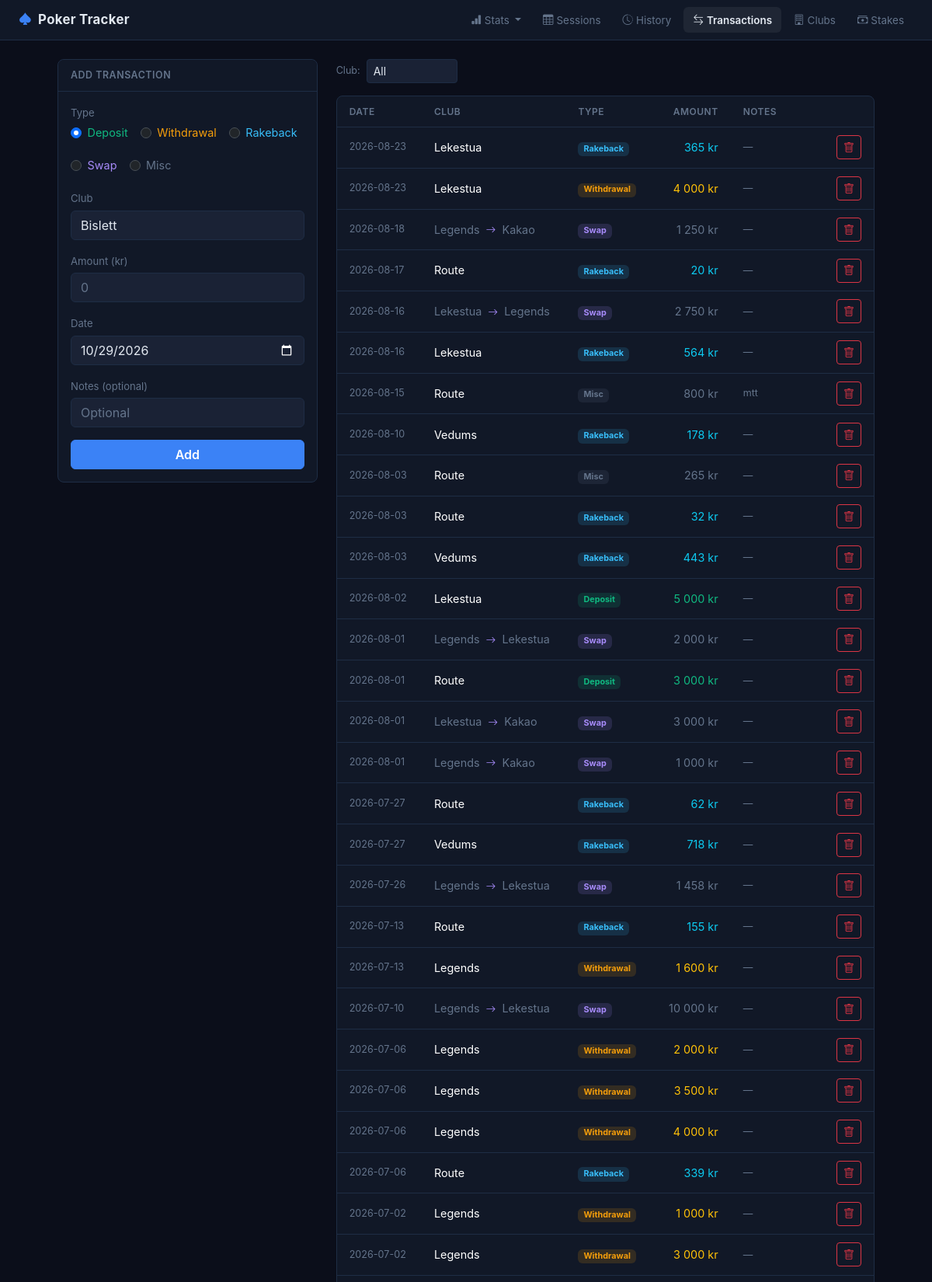
Page /transactions (upper part) on the committed database.
### tables this page shows
CREATE TABLE "transactions" (
                    id INTEGER PRIMARY KEY AUTOINCREMENT,
                    club_id INTEGER NOT NULL REFERENCES clubs(id),
                    to_club_id INTEGER REFERENCES clubs(id),
                    type TEXT NOT NULL CHECK(type IN ('deposit', 'withdrawal', 'rakeback', 'swap', 'misc')),
                    amount REAL NOT NULL,
                    date TEXT NOT NULL,
                    notes TEXT,
                    created_at TEXT DEFAULT (datetime('now'))
                );

CREATE TABLE clubs (
            id INTEGER PRIMARY KEY AUTOINCREMENT,
            name TEXT NOT NULL UNIQUE,
            notes TEXT,
            created_at TEXT DEFAULT (datetime('now'))
        );

### app.py (the view, shortened to what this page needs)
@app.route("/transactions", methods=["GET", "POST"])
def transactions():
    club_id = request.args.get("club_id", type=int)
    db = get_db()
    clubs = db.execute("SELECT * FROM clubs ORDER BY name").fetchall()
    where_parts, params = [], []
    if club_id:
        where_parts.append("(t.club_id = ? OR t.to_club_id = ?)")
        params.extend([club_id, club_id])
    where = ("WHERE " + " AND ".join(where_parts)) if where_parts else ""
    txns = db.execute(f"""
        SELECT t.*, c.name as club_name, tc.name as to_club_name
        FROM transactions t
        JOIN clubs c ON t.club_id = c.id
        LEFT JOIN clubs tc ON t.to_club_id = tc.id
        {where}
        ORDER BY t.date DESC, t.id DESC
    """, params).fetchall()
    today = datetime.now().strftime("%Y-%m-%d")
    return render_template("transactions.html",
        transactions=txns, clubs=clubs,
        selected_club_id=club_id, today=today)

### app.py (called while the page is built)
@app.template_filter("nok")
def nok_filter(value):
    if value is None:
        return "0 kr"
    v = float(value)
    formatted = f"{abs(v):,.0f}".replace(",", " ")
    return f"{'-' if v < 0 else ''}{formatted} kr"

### database.py (called while the page is built)
def get_db():
    if "db" not in g:
        g.db = sqlite3.connect(str(DB_PATH))
        g.db.row_factory = sqlite3.Row
        g.db.execute("PRAGMA foreign_keys = ON")
    return g.db

### templates/transactions.html (shortened to what this page needs)
{% extends "base.html" %}
{% block content %}
<div class="row g-4">
    <div class="col-md-4">
        <div class="card">
            <div class="card-header">Add Transaction</div>
            <div class="card-body">
                <form method="post" id="txnForm">
                    <div class="mb-3">
                        <label class="form-label">Type</label>
                        <div class="d-flex gap-3 flex-wrap">
                            <div class="form-check">
                                <input class="form-check-input" type="radio" name="type" value="deposit" id="typeDeposit" checked>
                                <label class="form-check-label" for="typeDeposit" style="color:#10b981">Deposit</label>
                            </div>
                            <div class="form-check">
                                <input class="form-check-input" type="radio" name="type" value="withdrawal" id="typeWithdrawal">
                                <label class="form-check-label" for="typeWithdrawal" style="color:#f59e0b">Withdrawal</label>
                            </div>
                            <div class="form-check">
                                <input class="form-check-input" type="radio" name="type" value="rakeback" id="typeRakeback">
                                <label class="form-check-label" for="typeRakeback" style="color:#38bdf8">Rakeback</label>
                            </div>
                            <div class="form-check">
                                <input class="form-check-input" type="radio" name="type" value="swap" id="typeSwap">
                                <label class="form-check-label" for="typeSwap" style="color:#a78bfa">Swap</label>
                            </div>
                            <div class="form-check">
                                <input class="form-check-input" type="radio" name="type" value="misc" id="typeMisc">
                                <label class="form-check-label" for="typeMisc" style="color:#64748b">Misc</label>
                            </div>
                        </div>
                    </div>
                    <div class="mb-3">
                        <label class="form-label" id="fromClubLabel">Club</label>
                        <select name="club_id" class="form-select" required {% if not clubs %}disabled{% endif %}>
                            {% for c in clubs %}
                                <option value="{{ c.id }}" {% if selected_club_id == c.id %}selected{% endif %}>{{ c.name }}</option>
                            {% endfor %}
                        </select>
                    </div>
                    <div class="mb-3">
                        <label class="form-label">Amount (kr)</label>
                        <input type="number" name="amount" id="amountInput" class="form-control" min="0" step="1" required placeholder="0">
                    </div>
                    <div class="mb-3">
                        <label class="form-label">Date</label>
                        <input type="date" name="date" class="form-control" value="{{ today }}" required>
                    </div>
                    <div class="mb-3">
                        <label class="form-label">Notes <span class="text-muted">(optional)</span></label>
                        <input type="text" name="notes" class="form-control" placeholder="Optional">
                    </div>
                    <button type="submit" class="btn btn-success w-100" {% if not clubs %}disabled{% endif %}>Add</button>
                </form>
            </div>
        </div>
    </div>
    <div class="col-md-8">
        <div class="d-flex align-items-center gap-3 mb-3">
            <form class="d-flex align-items-center gap-2" method="get">
                <span class="small text-muted">Club:</span>
                <select name="club_id" class="form-select form-select-sm w-auto" onchange="this.form.submit()">
                    <option value="">All</option>
                </select>
            </form>
        </div>
        {% if transactions %}
        <div class="card">
            <div class="table-responsive">
                <table class="table table-hover mb-0">
                    <thead>
                        <tr>
                            <th>Date</th>
                            <th>Club</th>
                            <th>Type</th>
                            <th class="text-end">Amount</th>
                            <th>Notes</th>
                            <th class="text-end"></th>
                        </tr>
                    </thead>
                    <tbody>
                        {% for t in transactions %}
                        <tr>
                            <td class="text-muted small" style="white-space:nowrap">{{ t['date'] }}</td>
                            <td>
                                {% if t['type'] == 'swap' %}
                                    <span class="text-muted">{{ t['club_name'] }}</span>
                                    <i class="bi bi-arrow-right mx-1" style="color:#a78bfa;font-size:0.8rem"></i>
                                    <span class="text-muted">{{ t['to_club_name'] or '?' }}</span>
                                {% else %}
                                    {{ t['club_name'] }}
                                {% endif %}
                            </td>
                            <td style="white-space:nowrap">
                                {% if t['type'] == 'deposit' %}
                                    <span class="badge" style="background:rgba(16,185,129,0.15);color:#10b981">Deposit</span>
                                {% elif t['type'] == 'withdrawal' %}
                                    <span class="badge" style="background:rgba(245,158,11,0.15);color:#f59e0b">Withdrawal</span>
                                {% elif t['type'] == 'rakeback' %}
                                    <span class="badge" style="background:rgba(56,189,248,0.15);color:#38bdf8">Rakeback</span>
                                {% elif t['type'] == 'swap' %}
                                    <span class="badge" style="background:rgba(167,139,250,0.15);color:#a78bfa">Swap</span>
                                {% else %}
                                    <span class="badge" style="background:rgba(100,116,139,0.15);color:#64748b">Misc</span>
                                {% endif %}
                            </td>
                            <td class="text-end" style="white-space:nowrap">
                                {% if t['type'] == 'deposit' %}
                                    <span class="text-success">{{ t['amount'] | nok }}</span>
                                {% elif t['type'] == 'withdrawal' %}
                                    <span class="text-warning">{{ t['amount'] | nok }}</span>
                                {% elif t['type'] == 'rakeback' %}
                                    <span class="text-info">{{ t['amount'] | nok }}</span>
                                {% elif t['type'] == 'swap' %}
                                    <span class="text-muted">{{ t['amount'] | nok }}</span>
                                {% else %}
                                    <span class="text-muted">{{ t['amount'] | nok }}</span>
                                {% endif %}
                            </td>
                            <td class="text-muted small">{{ t['notes'] or '—' }}</td>
                            <td class="text-end">
                                <form method="post" action="/transactions/{{ t['id'] }}/delete" class="d-inline"
                                      onsubmit="return confirm('Delete this entry?')">
                                    <button type="submit" class="btn btn-sm btn-outline-danger">
                                        <i class="bi bi-trash"></i>
                                    </button>
                                </form>
                            </td>
                        </tr>
                        {% endfor %}
                    </tbody>
                </table>
            </div>
        </div>
        {% else %}
        <div class="text-center text-muted py-5">No transactions found.</div>
        {% endif %}
    </div>
</div>
{% endblock %}

### static/style.css (style rules this page uses)
body { background: #0b0e1a; font-size: 0.9rem; color: #e2e8f0; font-family: 'Inter', -apple-system, sans-serif; }
.card { background: #111827; border-color: #1e2d45; border-radius: 8px; }
.card-header { background: #111827; border-bottom: 1px solid #1e2d45; font-weight: 600; font-size: 0.78rem; letter-spacing: 0.5px; text-transform: uppercase; color: #64748b; padding: 0.65rem 1rem; border-radius: 8px 8px 0 0 !important; }
.table { --bs-table-bg: transparent; --bs-table-hover-bg: rgba(255,255,255,0.03); --bs-table-border-color: #1e2d45; color: #e2e8f0; }
.table thead th { font-size: 0.75rem; text-transform: uppercase; letter-spacing: 0.5px; color: #64748b; border-bottom: 1px solid #1e2d45; padding: 0.65rem 1rem; font-weight: 600; }
.table td { padding: 0.65rem 1rem; border-color: #1e2d45; vertical-align: middle; }
.form-control, .form-select { background: #1a2235; border-color: #1e2d45; color: #e2e8f0; }
.form-control::placeholder { color: #64748b; }
.form-label { font-size: 0.82rem; color: #64748b; margin-bottom: 0.3rem; }
.btn-success { background: #3b82f6; border-color: #3b82f6; color: #fff; font-weight: 600; }
.text-success { color: #10b981 !important; }
.text-muted { color: #64748b !important; }

### rows in the picture
transactions: date "2026-08-23", club_name "Lekestua", type "Rakeback", amount|nok "365 kr", notes "—"
transactions: date "2026-08-23", club_name "Lekestua", type "Withdrawal", amount|nok "4 000 kr", notes "—"
transactions: date "2026-08-18", club_name "Legends", name "Kakao", type "Swap", amount|nok "1 250 kr", notes "—"
transactions: date "2026-08-17", club_name "Route", type "Rakeback", amount|nok "20 kr", notes "—"
transactions: date "2026-08-16", club_name "Lekestua", name "Legends", type "Swap", amount|nok "2 750 kr", notes "—"
transactions: date "2026-08-16", club_name "Lekestua", type "Rakeback", amount|nok "564 kr", notes "—"
transactions: date "2026-08-15", club_name "Route", type "Misc", amount|nok "800 kr", notes "mtt"
transactions: date "2026-08-10", club_name "Vedums", type "Rakeback", amount|nok "178 kr", notes "—"
transactions: date "2026-08-03", club_name "Route", type "Misc", amount|nok "265 kr", notes "—"
transactions: date "2026-08-03", club_name "Route", type "Rakeback", amount|nok "32 kr", notes "—"
transactions: date "2026-08-03", club_name "Vedums", type "Rakeback", amount|nok "443 kr", notes "—"
transactions: date "2026-08-02", club_name "Lekestua", type "Deposit", amount|nok "5 000 kr", notes "—"
transactions: date "2026-08-01", club_name "Legends", name "Lekestua", type "Swap", amount|nok "2 000 kr", notes "—"
transactions: date "2026-08-01", club_name "Route", type "Deposit", amount|nok "3 000 kr", notes "—"
transactions: date "2026-08-01", club_name "Lekestua", name "Kakao", type "Swap", amount|nok "3 000 kr", notes "—"
transactions: date "2026-08-01", club_name "Legends", name "Kakao", type "Swap", amount|nok "1 000 kr", notes "—"
transactions: date "2026-07-27", club_name "Route", type "Rakeback", amount|nok "62 kr", notes "—"
transactions: date "2026-07-27", club_name "Vedums", type "Rakeback", amount|nok "718 kr", notes "—"
transactions: date "2026-07-26", club_name "Legends", name "Lekestua", type "Swap", amount|nok "1 458 kr", notes "—"
transactions: date "2026-07-13", club_name "Route", type "Rakeback", amount|nok "155 kr", notes "—"
transactions: date "2026-07-13", club_name "Legends", type "Withdrawal", amount|nok "1 600 kr", notes "—"
transactions: date "2026-07-10", club_name "Legends", name "Lekestua", type "Swap", amount|nok "10 000 kr", notes "—"
transactions: date "2026-07-06", club_name "Legends", type "Withdrawal", amount|nok "2 000 kr", notes "—"
transactions: date "2026-07-06", club_name "Legends", type "Withdrawal", amount|nok "3 500 kr", notes "—"
transactions: date "2026-07-06", club_name "Legends", type "Withdrawal", amount|nok "4 000 kr", notes "—"
transactions: date "2026-07-06", club_name "Route", type "Rakeback", amount|nok "339 kr", notes "—"
transactions: date "2026-07-02", club_name "Legends", type "Withdrawal", amount|nok "1 000 kr", notes "—"
transactions: date "2026-07-02", club_name "Legends", type "Withdrawal", amount|nok "3 000 kr", notes "—"

### other values in the picture
form field club_id "Bislett"
